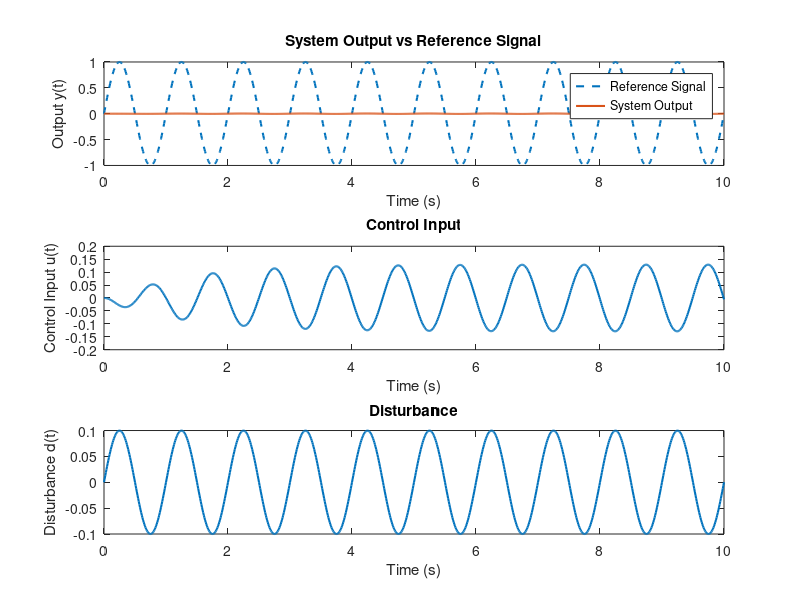

Here is the MATLAB script that generated this plot:
m = 1;        % Mass (kg)
c = 0.5;      % Damping coefficient (Ns/m)
k = 10;       % Spring constant (N/m)

% State-space representation
A = [0 1; -k/m -c/m];
B = [0; 1/m];
C = [1 0];
D = 0;

% Internal Model for Reference and Disturbance (sinusoidal)
omega = 2*pi;  % Frequency of the sinusoidal signal
A_im = [0 1; -omega^2 0]; % Internal model dynamics for sinusoids
B_im = [0; 1];
C_im = [1 0];

% Augmented System (including internal model)
A_aug = [A zeros(2, 2); B_im*C zeros(2, 2) + A_im];
B_aug = [B; B_im];
C_aug = [C zeros(1, 2)];

% State-feedback control (K is gain for the augmented system)
% Place poles for the augmented system
desired_poles = [-2 -3 -1+1i*omega -1-1i*omega];
K_aug = place(A_aug, B_aug, desired_poles);

% Simulation Parameters
T = 10;        % Simulation time (seconds)
dt = 0.01;     % Time step
t = 0:dt:T;    % Time vector

% Initial Conditions
x_aug = zeros(4, 1);  % Initial state of the augmented system

% Reference and Disturbance
r = sin(omega*t);      % Reference signal
d = 0.1*sin(omega*t);  % Disturbance

% Simulation Loop
y = zeros(1, length(t));  % Output
u = zeros(1, length(t));  % Control input

for i = 1:length(t)
    % Control law (u = -K_aug * x_aug)
    u(i) = -K_aug * x_aug;
    
    % System dynamics (x_dot = A_aug*x_aug + B_aug*u)
    x_dot_aug = A_aug * x_aug + B_aug * u(i) + [0; 0; 0; d(i)];
    
    % Update state
    x_aug = x_aug + x_dot_aug * dt;
    
    % Output
    y(i) = C_aug * x_aug;
end

% Plot Results
figure;
subplot(3,1,1);
plot(t, r, '--', 'LineWidth', 1.5); hold on;
plot(t, y, 'LineWidth', 1.5);
xlabel('Time (s)');
ylabel('Output y(t)');
title('System Output vs Reference Signal');
legend('Reference Signal', 'System Output');

subplot(3,1,2);
plot(t, u, 'LineWidth', 1.5);
xlabel('Time (s)');
ylabel('Control Input u(t)');
title('Control Input');

subplot(3,1,3);
plot(t, d, 'LineWidth', 1.5);
xlabel('Time (s)');
ylabel('Disturbance d(t)');
title('Disturbance');
